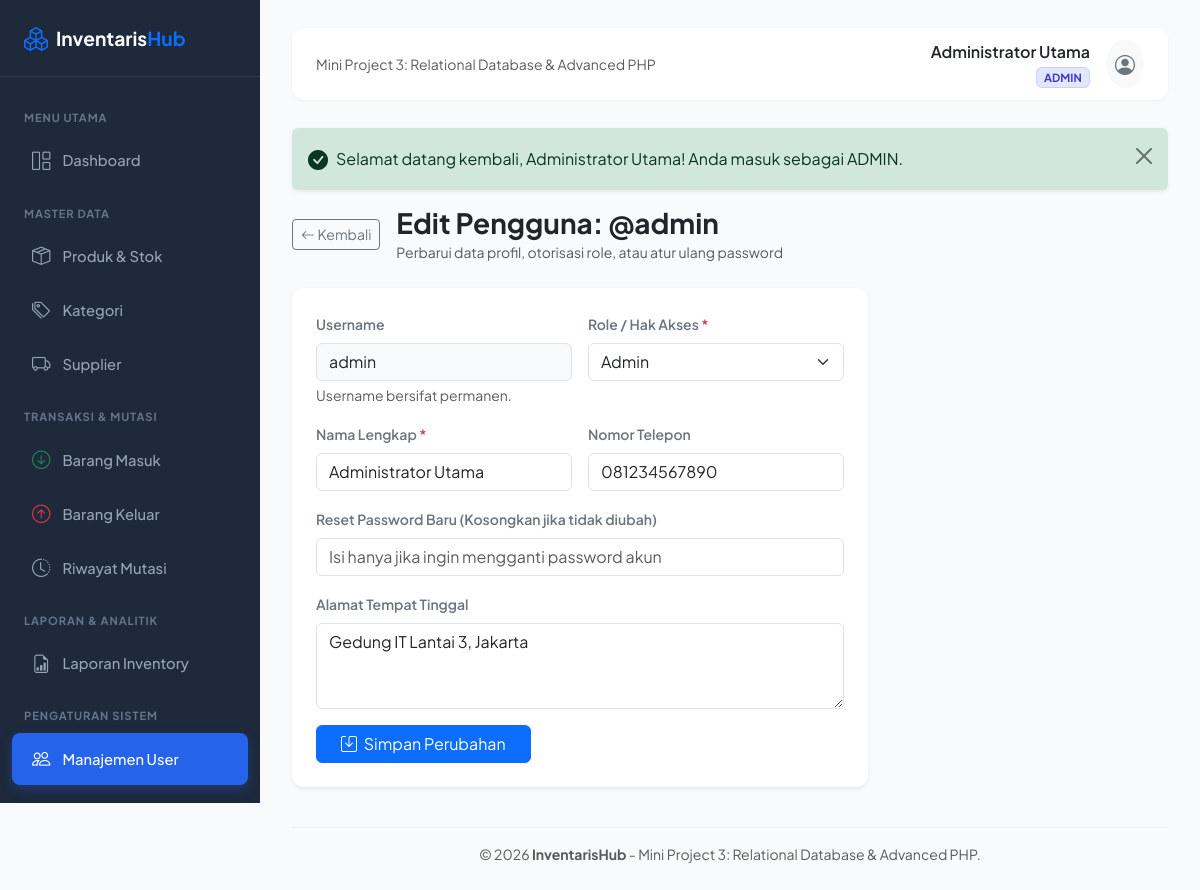
Page /users/edit.php?id=1 (signed in) on the committed database.
### tables this page shows
CREATE TABLE `user_profiles` (
    `id` INT PRIMARY KEY AUTO_INCREMENT,
    `user_id` INT NOT NULL UNIQUE,
    `full_name` VARCHAR(100) NOT NULL,
    `phone` VARCHAR(20) NULL,
    `address` TEXT NULL,
    `created_at` TIMESTAMP DEFAULT CURRENT_TIMESTAMP,
    CONSTRAINT `fk_profiles_user` FOREIGN KEY (`user_id`) 
        REFERENCES `users` (`id`) ON UPDATE CASCADE ON DELETE CASCADE
);

CREATE TABLE `users` (
    `id` INT PRIMARY KEY AUTO_INCREMENT,
    `username` VARCHAR(50) NOT NULL UNIQUE,
    `password_hash` VARCHAR(255) NOT NULL,
    `role` ENUM('admin', 'staff') NOT NULL DEFAULT 'staff',
    `created_at` TIMESTAMP DEFAULT CURRENT_TIMESTAMP
);

### helpers/auth.php (called while the page is built, shortened)
<?php
require_once __DIR__ . '/flash.php';
function base_url(string $path = ''): string {
    $scriptName = $_SERVER['SCRIPT_NAME'] ?? '';
    $pos = strpos($scriptName, '/Mini-Project-3-Inventory-Management-System');
    if ($pos !== false) {
        $base = '/Mini-Project-3-Inventory-Management-System';
    } else {
        $base = '';
    }
    $path = ltrim($path, '/');
    return $base . ($path ? '/' . $path : '');
}
function is_logged_in(): bool {
    return isset($_SESSION['user']) && !empty($_SESSION['user']['id']);
}
function current_user(): ?array {
    return $_SESSION['user'] ?? null;
}
function current_role(): ?string {
    return $_SESSION['user']['role'] ?? null;
}
function is_admin(): bool {
    return current_role() === 'admin';
}
        ?>

### helpers/escape.php (called while the page is built, shortened)
<?php
if (!function_exists('e')) {
    function e($value): string {
        return htmlspecialchars((string)$value, ENT_QUOTES, 'UTF-8');
    }
}

### helpers/flash.php (called while the page is built, shortened)
<?php
function get_flashes(): array {
    $flashes = $_SESSION['_flashes'] ?? [];
    return $flashes;
}

### public/users/edit.php (the view, shortened to what this page needs)
<?php
require_once __DIR__ . '/../../config/database.php';
require_once __DIR__ . '/../../helpers/auth.php';
require_once __DIR__ . '/../../helpers/escape.php';
require_once __DIR__ . '/../../helpers/flash.php';
$id = filter_input(INPUT_GET, 'id', FILTER_VALIDATE_INT);
$stmt = $pdo->prepare("
    SELECT u.*, up.full_name, up.phone, up.address
    FROM users u
    LEFT JOIN user_profiles up ON up.user_id = u.id
    WHERE u.id = :id
");
$stmt->execute(['id' => $id]);
$userData = $stmt->fetch();
$fullName = $userData['full_name'];
$role     = $userData['role'];
$phone    = $userData['phone'];
$address  = $userData['address'];
require_once __DIR__ . '/../../views/header.php';
?>
<div class="row mb-4">
    <div class="col-12">
        <div class="d-flex align-items-center">
            <a href="index.php" class="btn btn-outline-secondary btn-sm me-3">
                <i class="bi bi-arrow-left"></i> Kembali
            </a>
            <div>
                <h3 class="fw-bold text-dark mb-0">Edit Pengguna: @<?= e($userData['username']) ?></h3>
                <small class="text-muted">Perbarui data profil, otorisasi role, atau atur ulang password</small>
            </div>
        </div>
    </div>
</div>
<div class="row">
    <div class="col-lg-8">
        <div class="card shadow-sm">
            <div class="card-body p-4">
                <form method="POST" action="edit.php?id=<?= $id ?>">
                    <div class="row g-3 mb-3">
                        <div class="col-md-6">
                            <label class="form-label fw-semibold text-secondary small">Username</label>
                            <input type="text" class="form-control bg-light" value="<?= e($userData['username']) ?>" disabled>
                            <div class="form-text">Username bersifat permanen.</div>
                        </div>
                        <div class="col-md-6">
                            <label class="form-label fw-semibold text-secondary small">Role / Hak Akses <span class="text-danger">*</span></label>
                            <select name="role" class="form-select" required>
                                <option value="admin" <?= $role === 'admin' ? 'selected' : '' ?>>Admin</option>
                            </select>
                        </div>
                        <div class="col-md-6">
                            <label class="form-label fw-semibold text-secondary small">Nama Lengkap <span class="text-danger">*</span></label>
                            <input type="text" name="full_name" class="form-control" value="<?= e($fullName) ?>" required>
                        </div>
                        <div class="col-md-6">
                            <label class="form-label fw-semibold text-secondary small">Nomor Telepon</label>
                            <input type="text" name="phone" class="form-control" value="<?= e($phone) ?>">
                        </div>
                        <div class="col-12">
                            <label class="form-label fw-semibold text-secondary small">Reset Password Baru (Kosongkan jika tidak diubah)</label>
                            <input type="password" name="password" class="form-control" placeholder="Isi hanya jika ingin mengganti password akun">
                        </div>
                        <div class="col-12">
                            <label class="form-label fw-semibold text-secondary small">Alamat Tempat Tinggal</label>
                            <textarea name="address" rows="3" class="form-control"><?= e($address) ?></textarea>
                        </div>
                    </div>
                    <button type="submit" class="btn btn-primary px-4">
                        <i class="bi bi-save me-1"></i> Simpan Perubahan
                    </button>
                </form>
            </div>
        </div>
    </div>
</div>
<?php require_once __DIR__ . '/../../views/footer.php'; ?>

### views/header.php (shortened to what this page needs)
<?php
require_once __DIR__ . '/../helpers/auth.php';
require_once __DIR__ . '/../helpers/escape.php';
require_once __DIR__ . '/../helpers/flash.php';
$currentUser = current_user();
?>
<!DOCTYPE html>
<html lang="id">
<head>
    <link href="https://cdn.jsdelivr.net/npm/bootstrap@5.3.3/dist/css/bootstrap.min.css" rel="stylesheet">
    <link href="https://cdn.jsdelivr.net/npm/bootstrap-icons@1.11.3/font/bootstrap-icons.min.css" rel="stylesheet">
</head>
<body>
<?php if (is_logged_in()): ?>
    <aside class="sidebar" id="sidebarMenu">
        <div class="brand">
            <i class="bi bi-boxes text-primary me-2 fs-4"></i>
            <span>Inventaris<span class="text-primary">Hub</span></span>
        </div>
        <div class="py-3">
            <div class="sidebar-heading">Menu Utama</div>
            <a href="<?= base_url('public/dashboard.php') ?>" class="nav-link <?= strpos($_SERVER['SCRIPT_NAME'], 'dashboard.php') !== false ? 'active' : '' ?>">
                <i class="bi bi-grid-1x2"></i> Dashboard
            </a>
            <div class="sidebar-heading">Master Data</div>
            <a href="<?= base_url('public/products/index.php') ?>" class="nav-link <?= strpos($_SERVER['SCRIPT_NAME'], '/products/') !== false ? 'active' : '' ?>">
                <i class="bi bi-box-seam"></i> Produk & Stok
            </a>
            <?php if (is_admin()): ?>
            <a href="<?= base_url('public/categories/index.php') ?>" class="nav-link <?= strpos($_SERVER['SCRIPT_NAME'], '/categories/') !== false ? 'active' : '' ?>">
                <i class="bi bi-tags"></i> Kategori
            </a>
            <a href="<?= base_url('public/suppliers/index.php') ?>" class="nav-link <?= strpos($_SERVER['SCRIPT_NAME'], '/suppliers/') !== false ? 'active' : '' ?>">
                <i class="bi bi-truck"></i> Supplier
            </a>
            <?php endif; ?>
            <div class="sidebar-heading">Transaksi & Mutasi</div>
            <a href="<?= base_url('public/stock/in.php') ?>" class="nav-link <?= strpos($_SERVER['SCRIPT_NAME'], '/stock/in.php') !== false ? 'active' : '' ?>">
                <i class="bi bi-arrow-down-circle text-success"></i> Barang Masuk
            </a>
            <a href="<?= base_url('public/stock/out.php') ?>" class="nav-link <?= strpos($_SERVER['SCRIPT_NAME'], '/stock/out.php') !== false ? 'active' : '' ?>">
                <i class="bi bi-arrow-up-circle text-danger"></i> Barang Keluar
            </a>
            <a href="<?= base_url('public/stock/history.php') ?>" class="nav-link <?= strpos($_SERVER['SCRIPT_NAME'], '/stock/history.php') !== false ? 'active' : '' ?>">
                <i class="bi bi-clock-history"></i> Riwayat Mutasi
            </a>
            <div class="sidebar-heading">Laporan & Analitik</div>
            <a href="<?= base_url('public/reports/index.php') ?>" class="nav-link <?= strpos($_SERVER['SCRIPT_NAME'], '/reports/') !== false ? 'active' : '' ?>">
                <i class="bi bi-file-earmark-bar-graph"></i> Laporan Inventory
            </a>
            <?php if (is_admin()): ?>
            <div class="sidebar-heading">Pengaturan Sistem</div>
            <a href="<?= base_url('public/users/index.php') ?>" class="nav-link <?= strpos($_SERVER['SCRIPT_NAME'], '/users/') !== false ? 'active' : '' ?>">
                <i class="bi bi-people"></i> Manajemen User
            </a>
            <?php endif; ?>
        </div>
    </aside>
    <main class="main-content">
        <header class="topbar">
            <div class="d-flex align-items-center">
                <div class="d-none d-sm-block">
                    <span class="text-muted small">Mini Project 3: Relational Database & Advanced PHP</span>
                </div>
            </div>
            <div class="d-flex align-items-center gap-3">
                <div class="text-end d-none d-md-block">
                    <div class="fw-semibold text-dark"><?= e($currentUser['full_name'] ?? $currentUser['username']) ?></div>
                    <span class="badge <?= is_admin() ? 'badge-admin' : 'badge-staff' ?> text-uppercase" style="font-size:0.7rem;">
                        <?= e($currentUser['role']) ?>
                    </span>
                </div>
                <div class="dropdown">
                    <button class="btn btn-light rounded-circle p-2 dropdown-toggle-split" type="button" data-bs-toggle="dropdown" aria-expanded="false">
                        <i class="bi bi-person-circle fs-5 text-secondary"></i>
                    </button>
                </div>
            </div>
        </header>
        <?php foreach (get_flashes() as $flash): ?>
            <div class="alert alert-<?= e($flash['type']) ?> alert-dismissible fade show shadow-sm border-0" role="alert">
                <div class="d-flex align-items-center">
                    <?php if ($flash['type'] === 'success'): ?>
                        <i class="bi bi-check-circle-fill me-2 fs-5"></i>
                    <?php elseif ($flash['type'] === 'danger'): ?>
                        <i class="bi bi-exclamation-octagon-fill me-2 fs-5"></i>
                    <?php elseif ($flash['type'] === 'warning'): ?>
                        <i class="bi bi-exclamation-triangle-fill me-2 fs-5"></i>
                    <?php else: ?>
                        <i class="bi bi-info-circle-fill me-2 fs-5"></i>
                    <?php endif; ?>
                    <div><?= e($flash['message']) ?></div>
                </div>
                <button type="button" class="btn-close" data-bs-dismiss="alert" aria-label="Close"></button>
            </div>
        <?php endforeach; ?>
<?php endif; ?>

### views/header.php (style rules this page uses)
:root { --bs-body-font-family: 'Plus Jakarta Sans', system-ui, -apple-system, sans-serif; --brand-primary: #3b82f6; --brand-dark: #0f172a; --sidebar-bg: #1e293b; --sidebar-hover: #334155; --sidebar-active: #2563eb; }
body { background-color: #f8fafc; color: #334155; }
.sidebar { min-height: 100vh; background-color: var(--sidebar-bg); color: #e2e8f0; width: 260px; position: fixed; top: 0; left: 0; z-index: 1000; transition: all 0.3s; }
.sidebar .brand { padding: 1.25rem 1.5rem; font-size: 1.2rem; font-weight: 700; color: #ffffff; display: flex; align-items: center; border-bottom: 1px solid rgba(255, 255, 255, 0.08); }
.sidebar .nav-link { color: #94a3b8; padding: 0.75rem 1.25rem; display: flex; align-items: center; border-radius: 8px; margin: 0.15rem 0.75rem; font-weight: 500; font-size: 0.92rem; transition: all 0.2s; }
.sidebar .nav-link.active { color: #ffffff; background-color: var(--sidebar-active); box-shadow: 0 4px 12px rgba(37, 99, 235, 0.3); }
.sidebar .nav-link i { font-size: 1.15rem; margin-right: 0.75rem; }
.sidebar-heading { text-transform: uppercase; font-size: 0.7rem; letter-spacing: 0.08em; color: #64748b; padding: 1rem 1.5rem 0.4rem; font-weight: 700; }
.main-content { margin-left: 260px; padding: 1.75rem 2rem; min-height: 100vh; display: flex; flex-direction: column; }
.topbar { background: #ffffff; border-radius: 12px; padding: 0.75rem 1.5rem; box-shadow: 0 1px 3px rgba(0,0,0,0.05); margin-bottom: 1.75rem; display: flex; justify-content: space-between; align-items: center; }
.card { border: none; border-radius: 12px; box-shadow: 0 1px 3px rgba(0,0,0,0.05); }
.badge-admin { background-color: #e0e7ff; color: #4338ca; border: 1px solid #c7d2fe; }

### rows in the picture
user_profiles: full_name "Administrator Utama", user.role "ADMIN", user.username "admin", phone "081234567890", address "Gedung IT Lantai 3, Jakarta"
users: role "Admin"

### other values in the picture
$flash['message'] "Selamat datang kembali, Administrator Utama! Anda masuk sebagai ADMIN."
